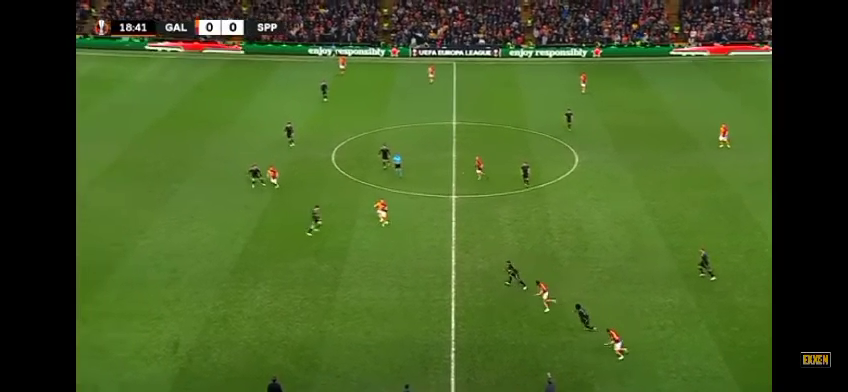
#> input picture frame 25 of OpenCVde_Goruntu_Isleme/Video_Analysis_Backgroun_Extractıon_and_Roı_of_the_foreground/video4.mp4, 848 x 392 px
$ python Roi_Extraction.py
#> lines starting #> are read from the running program, lines starting #| are printed output that depends on the picture; after the words box and inside, x2 and y2 are one past the last pixel; in counts of white or black regions, pixels touching at a corner belong together
#> further down, frame is the input picture: shape (392, 848, 3); mean B, G, R 35.9, 93.4, 69
# BACKGROUND SUBTRACTION AND ROI EXTRACTION OF THE FOREGROUND

import numpy as np
import cv2 as cv

cap = cv.VideoCapture("Video_Analysis_Backgroun_Extractıon_and_Roı_of_the_foreground/video4.mp4")

fgbg = cv.createBackgroundSubtractorMOG2(history=500, varThreshold=100)

# Görüntü işleme fonksiyonu

def process(image):
    mask = fgbg.apply(image)
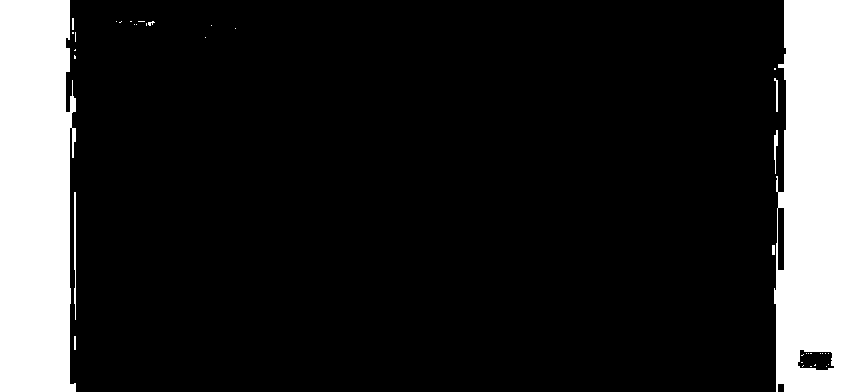
#> mask: shape (392, 848); values 127 (black) and 255 (white), 16.2% white; 38 white regions (30 under 20 px), largest, box (x1, y1, x2, y2) and area: (0, 0, 76, 392) 27539, (774, 0, 848, 392) 25625, (74, 192, 76, 320) 222
    line = cv.getStructuringElement(cv.MORPH_RECT, (1, 5), (-1, -1))
    mask = cv.morphologyEx(mask, cv.MORPH_OPEN, line)
#> mask: shape (392, 848); values 127 (black) and 255 (white), 16.1% white; 9 white regions (1 under 20 px), largest, box (x1, y1, x2, y2) and area: (0, 0, 76, 392) 27539, (774, 0, 848, 392) 25597, (74, 192, 76, 320) 222
    cv.imshow("mask", mask)
    contours, hierarchy = cv.findContours(mask, cv.RETR_EXTERNAL, cv.CHAIN_APPROX_SIMPLE)
#> contours = [[[0, 0], [0, 391], [847, 391], [847, 0]]]
    for c in range(len(contours)):
        area = cv.contourArea(contours[c])
        if area < 150:
            continue
        rect = cv.minAreaRect(contours[c])
        cv.ellipse(image, rect, (0, 255, 0), 2, 8)
        cv.circle(image, (np.int32(rect[0][0]), np.int32(rect[0][1])), 2, (255, 0,  0), 2, 8, 0)
#> this loop made 1 pass
#> (area, rect) on pass 1: (331177, ((423.5, 195.5), (391, 847), -90))
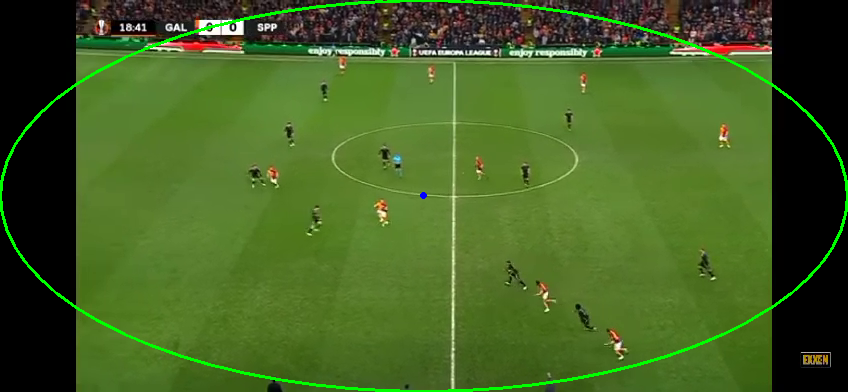
#> image: shape (392, 848, 3); 1.78% of pixels changed, all inside (x1, y1, x2, y2) = (0, 0, 848, 392)
    return  image

while True:
    ret, frame = cap.read()
    cv.imshow("input", frame)
    result = process(frame)
    cv.imshow("result", result)
    k = cv.waitKey(30) & 0xff
#> (key Esc is pressed here)
    if k == 27:
        break

cv.destroyAllWindows()
